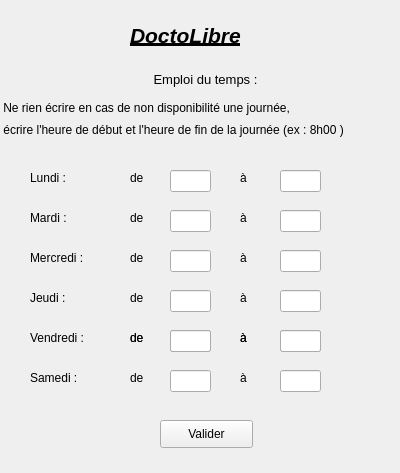
<?xml version="1.0" encoding="UTF-8"?>
<ui version="4.0">
 <class>Form</class>
 <widget class="QWidget" name="Form">
  <property name="geometry">
   <rect>
    <x>0</x>
    <y>0</y>
    <width>400</width>
    <height>473</height>
   </rect>
  </property>
  <property name="windowTitle">
   <string>Form</string>
  </property>
  <widget class="QLabel" name="Brand_Label">
   <property name="geometry">
    <rect>
     <x>130</x>
     <y>0</y>
     <width>151</width>
     <height>71</height>
    </rect>
   </property>
   <property name="text">
    <string>&lt;html&gt;&lt;head/&gt;&lt;body&gt;&lt;p&gt;&lt;span style=&quot; font-size:16pt; font-weight:600; font-style:italic; text-decoration: underline;&quot;&gt;DoctoLibre&lt;/span&gt;&lt;/p&gt;&lt;/body&gt;&lt;/html&gt;</string>
   </property>
  </widget>
  <widget class="QLabel" name="lundilabel">
   <property name="geometry">
    <rect>
     <x>30</x>
     <y>170</y>
     <width>71</width>
     <height>16</height>
    </rect>
   </property>
   <property name="text">
    <string>Lundi :</string>
   </property>
  </widget>
  <widget class="QLabel" name="mardilabel">
   <property name="geometry">
    <rect>
     <x>30</x>
     <y>210</y>
     <width>71</width>
     <height>16</height>
    </rect>
   </property>
   <property name="text">
    <string>Mardi :</string>
   </property>
  </widget>
  <widget class="QLabel" name="mercredilabel">
   <property name="geometry">
    <rect>
     <x>30</x>
     <y>250</y>
     <width>71</width>
     <height>16</height>
    </rect>
   </property>
   <property name="text">
    <string>Mercredi :</string>
   </property>
  </widget>
  <widget class="QLabel" name="jeudilabel">
   <property name="geometry">
    <rect>
     <x>30</x>
     <y>290</y>
     <width>71</width>
     <height>16</height>
    </rect>
   </property>
   <property name="text">
    <string>Jeudi :</string>
   </property>
  </widget>
  <widget class="QLabel" name="vendredilabel">
   <property name="geometry">
    <rect>
     <x>30</x>
     <y>330</y>
     <width>71</width>
     <height>16</height>
    </rect>
   </property>
   <property name="text">
    <string>Vendredi :</string>
   </property>
  </widget>
  <widget class="QLabel" name="samedilabel">
   <property name="geometry">
    <rect>
     <x>30</x>
     <y>370</y>
     <width>71</width>
     <height>16</height>
    </rect>
   </property>
   <property name="text">
    <string>Samedi :</string>
   </property>
  </widget>
  <widget class="QLabel" name="edtlabel">
   <property name="geometry">
    <rect>
     <x>120</x>
     <y>70</y>
     <width>171</width>
     <height>20</height>
    </rect>
   </property>
   <property name="text">
    <string>&lt;html&gt;&lt;head/&gt;&lt;body&gt;&lt;p align=&quot;center&quot;&gt;&lt;span style=&quot; font-size:10pt;&quot;&gt;Emploi du temps :&lt;/span&gt;&lt;/p&gt;&lt;/body&gt;&lt;/html&gt;</string>
   </property>
  </widget>
  <widget class="QLabel" name="label">
   <property name="geometry">
    <rect>
     <x>130</x>
     <y>170</y>
     <width>31</width>
     <height>16</height>
    </rect>
   </property>
   <property name="text">
    <string>de </string>
   </property>
  </widget>
  <widget class="QLineEdit" name="deblunlineEdit">
   <property name="geometry">
    <rect>
     <x>170</x>
     <y>170</y>
     <width>41</width>
     <height>22</height>
    </rect>
   </property>
   <property name="text">
    <string/>
   </property>
  </widget>
  <widget class="QLabel" name="label_2">
   <property name="geometry">
    <rect>
     <x>240</x>
     <y>170</y>
     <width>31</width>
     <height>16</height>
    </rect>
   </property>
   <property name="text">
    <string>à</string>
   </property>
  </widget>
  <widget class="QLineEdit" name="finlunlineEdit">
   <property name="geometry">
    <rect>
     <x>280</x>
     <y>170</y>
     <width>41</width>
     <height>22</height>
    </rect>
   </property>
   <property name="text">
    <string/>
   </property>
  </widget>
  <widget class="QLineEdit" name="debmarlineEdit">
   <property name="geometry">
    <rect>
     <x>170</x>
     <y>210</y>
     <width>41</width>
     <height>22</height>
    </rect>
   </property>
   <property name="text">
    <string/>
   </property>
  </widget>
  <widget class="QLabel" name="label_3">
   <property name="geometry">
    <rect>
     <x>240</x>
     <y>210</y>
     <width>31</width>
     <height>16</height>
    </rect>
   </property>
   <property name="text">
    <string>à</string>
   </property>
  </widget>
  <widget class="QLabel" name="label_4">
   <property name="geometry">
    <rect>
     <x>130</x>
     <y>210</y>
     <width>31</width>
     <height>16</height>
    </rect>
   </property>
   <property name="text">
    <string>de </string>
   </property>
  </widget>
  <widget class="QLineEdit" name="finmarlineEdit">
   <property name="geometry">
    <rect>
     <x>280</x>
     <y>210</y>
     <width>41</width>
     <height>22</height>
    </rect>
   </property>
   <property name="text">
    <string/>
   </property>
  </widget>
  <widget class="QLineEdit" name="debmerlineEdit">
   <property name="geometry">
    <rect>
     <x>170</x>
     <y>250</y>
     <width>41</width>
     <height>22</height>
    </rect>
   </property>
   <property name="text">
    <string/>
   </property>
  </widget>
  <widget class="QLabel" name="label_5">
   <property name="geometry">
    <rect>
     <x>240</x>
     <y>250</y>
     <width>31</width>
     <height>16</height>
    </rect>
   </property>
   <property name="text">
    <string>à</string>
   </property>
  </widget>
  <widget class="QLabel" name="label_6">
   <property name="geometry">
    <rect>
     <x>130</x>
     <y>250</y>
     <width>31</width>
     <height>16</height>
    </rect>
   </property>
   <property name="text">
    <string>de </string>
   </property>
  </widget>
  <widget class="QLineEdit" name="finmerlineEdit">
   <property name="geometry">
    <rect>
     <x>280</x>
     <y>250</y>
     <width>41</width>
     <height>22</height>
    </rect>
   </property>
   <property name="text">
    <string/>
   </property>
  </widget>
  <widget class="QLineEdit" name="deblunlineEdit_4">
   <property name="geometry">
    <rect>
     <x>170</x>
     <y>330</y>
     <width>41</width>
     <height>22</height>
    </rect>
   </property>
   <property name="text">
    <string/>
   </property>
  </widget>
  <widget class="QLabel" name="label_7">
   <property name="geometry">
    <rect>
     <x>240</x>
     <y>330</y>
     <width>31</width>
     <height>16</height>
    </rect>
   </property>
   <property name="text">
    <string>à</string>
   </property>
  </widget>
  <widget class="QLabel" name="label_8">
   <property name="geometry">
    <rect>
     <x>130</x>
     <y>330</y>
     <width>31</width>
     <height>16</height>
    </rect>
   </property>
   <property name="text">
    <string>de </string>
   </property>
  </widget>
  <widget class="QLineEdit" name="finlunlineEdit_4">
   <property name="geometry">
    <rect>
     <x>280</x>
     <y>330</y>
     <width>41</width>
     <height>22</height>
    </rect>
   </property>
   <property name="text">
    <string/>
   </property>
  </widget>
  <widget class="QLineEdit" name="debvenlineEdit">
   <property name="geometry">
    <rect>
     <x>170</x>
     <y>330</y>
     <width>41</width>
     <height>22</height>
    </rect>
   </property>
   <property name="text">
    <string/>
   </property>
  </widget>
  <widget class="QLabel" name="label_9">
   <property name="geometry">
    <rect>
     <x>240</x>
     <y>330</y>
     <width>31</width>
     <height>16</height>
    </rect>
   </property>
   <property name="text">
    <string>à</string>
   </property>
  </widget>
  <widget class="QLabel" name="label_10">
   <property name="geometry">
    <rect>
     <x>130</x>
     <y>330</y>
     <width>31</width>
     <height>16</height>
    </rect>
   </property>
   <property name="text">
    <string>de </string>
   </property>
  </widget>
  <widget class="QLineEdit" name="finvenlineEdit">
   <property name="geometry">
    <rect>
     <x>280</x>
     <y>330</y>
     <width>41</width>
     <height>22</height>
    </rect>
   </property>
   <property name="text">
    <string/>
   </property>
  </widget>
  <widget class="QLineEdit" name="debsamlineEdit">
   <property name="geometry">
    <rect>
     <x>170</x>
     <y>370</y>
     <width>41</width>
     <height>22</height>
    </rect>
   </property>
   <property name="text">
    <string/>
   </property>
  </widget>
  <widget class="QLabel" name="label_11">
   <property name="geometry">
    <rect>
     <x>240</x>
     <y>370</y>
     <width>31</width>
     <height>16</height>
    </rect>
   </property>
   <property name="text">
    <string>à</string>
   </property>
  </widget>
  <widget class="QLabel" name="label_12">
   <property name="geometry">
    <rect>
     <x>130</x>
     <y>370</y>
     <width>31</width>
     <height>16</height>
    </rect>
   </property>
   <property name="text">
    <string>de </string>
   </property>
  </widget>
  <widget class="QLineEdit" name="finsamlineEdit">
   <property name="geometry">
    <rect>
     <x>280</x>
     <y>370</y>
     <width>41</width>
     <height>22</height>
    </rect>
   </property>
   <property name="text">
    <string/>
   </property>
  </widget>
  <widget class="QLineEdit" name="debjeulineEdit">
   <property name="geometry">
    <rect>
     <x>170</x>
     <y>290</y>
     <width>41</width>
     <height>22</height>
    </rect>
   </property>
   <property name="text">
    <string/>
   </property>
  </widget>
  <widget class="QLabel" name="label_13">
   <property name="geometry">
    <rect>
     <x>240</x>
     <y>290</y>
     <width>31</width>
     <height>16</height>
    </rect>
   </property>
   <property name="text">
    <string>à</string>
   </property>
  </widget>
  <widget class="QLabel" name="label_14">
   <property name="geometry">
    <rect>
     <x>130</x>
     <y>290</y>
     <width>31</width>
     <height>16</height>
    </rect>
   </property>
   <property name="text">
    <string>de </string>
   </property>
  </widget>
  <widget class="QLineEdit" name="finjeulineEdit">
   <property name="geometry">
    <rect>
     <x>280</x>
     <y>290</y>
     <width>41</width>
     <height>22</height>
    </rect>
   </property>
   <property name="text">
    <string/>
   </property>
  </widget>
  <widget class="QPushButton" name="ValidationButton">
   <property name="geometry">
    <rect>
     <x>160</x>
     <y>420</y>
     <width>93</width>
     <height>28</height>
    </rect>
   </property>
   <property name="text">
    <string>Valider</string>
   </property>
  </widget>
  <widget class="QLabel" name="info2label">
   <property name="geometry">
    <rect>
     <x>0</x>
     <y>120</y>
     <width>401</width>
     <height>20</height>
    </rect>
   </property>
   <property name="text">
    <string> écrire l'heure de début et l'heure de fin de la journée (ex : 8h00 )</string>
   </property>
  </widget>
  <widget class="QLabel" name="info1label">
   <property name="geometry">
    <rect>
     <x>0</x>
     <y>100</y>
     <width>401</width>
     <height>16</height>
    </rect>
   </property>
   <property name="text">
    <string> Ne rien écrire en cas de non disponibilité une journée, </string>
   </property>
  </widget>
 </widget>
 <resources/>
 <connections/>
</ui>
